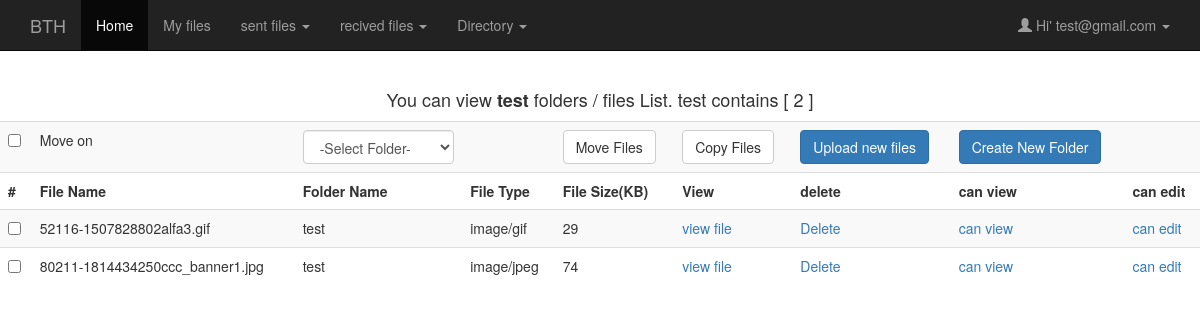
/file_list.php?dir_id=2 (signed in), run on the app's committed database.
### tables this page shows
CREATE TABLE IF NOT EXISTS `users` (
  `userId` int(11) NOT NULL AUTO_INCREMENT,
  `userName` varchar(30) NOT NULL,
  `userEmail` varchar(60) NOT NULL,
  `userPass` varchar(255) NOT NULL,
  `userFoldername` varchar(255) NOT NULL,
  PRIMARY KEY (`userId`),
  UNIQUE KEY `userEmail` (`userEmail`)
);

CREATE TABLE IF NOT EXISTS `tbl_directory` (
  `dir_id` int(11) NOT NULL AUTO_INCREMENT,
  `dir_userId` int(11) NOT NULL,
  `dir_name` varchar(255) NOT NULL,
  `dir_status` int(11) NOT NULL,
  `dir_created_date` timestamp NOT NULL DEFAULT CURRENT_TIMESTAMP ON UPDATE CURRENT_TIMESTAMP,
  `dir_type` varchar(255) NOT NULL,
  `dir_size` varchar(255) NOT NULL,
  PRIMARY KEY (`dir_id`)
);

CREATE TABLE IF NOT EXISTS `tbl_uploads` (
  `id` int(10) NOT NULL AUTO_INCREMENT,
  `file` varchar(100) NOT NULL,
  `type` varchar(10) NOT NULL,
  `size` int(11) NOT NULL,
  `userId` int(11) NOT NULL,
  `file_status` int(11) NOT NULL,
  `file_dir_id` varchar(255) NOT NULL,
  `f_current_time` timestamp NOT NULL DEFAULT CURRENT_TIMESTAMP ON UPDATE CURRENT_TIMESTAMP,
  PRIMARY KEY (`id`),
  KEY `userId` (`userId`)
);

### dbconnect.php (called while the page is built, shortened)
<?php
function get_table_row($table='',$field='',$cond=''){
  $sqlQuery="select * from $table $cond";
  $rsQuery=mysql_query($sqlQuery) or die($sqlQuery.' '.mysql_error());
  if(mysql_num_rows($rsQuery)>0){
   $rows=mysql_fetch_assoc($rsQuery);
   return $rows;
  }
  else{
     return null;
  }
}
function count_rows($table='',$field='',$cond=''){
  $sqlQuery="select * from $table $cond";
  $rsQuery=mysql_query($sqlQuery) or die($sqlQuery.' '.mysql_error());
  if(mysql_num_rows($rsQuery)>0){
   return mysql_num_rows($rsQuery);
  }
  else{
     return null;
  }
}

### file_list.php (the view, shortened to what this page needs)
<?php include_once('include/header.php');
$count_rows='0';
if(!empty($_GET['dir_id']) && $_GET['dir_id']>0){
$count_rows= count_rows($table='tbl_uploads',$field='',$cond="where userId=$userId and file_dir_id='".$_GET['dir_id']."'");
}
?>
<br>
<br>
<div class="table-responsive">
<?php if($count_rows>0){?>
<h4 align="center">You can view <strong><?php  $table_rows=get_table_row($table='tbl_directory',$field='',$cond="where dir_id='".$_GET['dir_id']."' and dir_userId='$userId'");
echo $table_rows['dir_name'];
?></strong> folders / files List. <?php echo $table_rows['dir_name'];?> contains
[ <?php echo $count_rows;?> ]</h4>
<?php
}
?>
 <form name="view" id="view" method="post" action="file_list.php" enctype="multipart/form-data" onsubmit="return validate(this)">
	<table class="table table-striped">
    <tr>
      <td><input type="checkbox" name="checkbox" id="checkbox" onclick="checkAll(this)" /></td>
      <td>Move on</td>
      <td><select name="dir_name" id="dir_name" class="form-control">
        <option value="">-Select Folder-</option>
      </select></td>
	   <td>&nbsp;</td>
      <td><button class="btn btn-default" type="submit" name="move">Move Files</button></td>
	  <td><button class="btn btn-default" type="button" name="copy" id="btn-copy" onclick="validate(this.document.view)">Copy Files</button></td>
      <td><a class="btn btn-primary" href="index.php" role="button">Upload new files</a></td>
      <td><a class="btn btn-primary" href="create_directory.php" role="button">Create New Folder</a></td>
      <td>&nbsp;</td>
    </tr>
    <tr>
	<td><strong>#</strong></td>
    <td><strong>File Name</strong></td>
	<td><strong>Folder Name</strong></td>
    <td><strong>File Type</strong></td>
    <td><strong>File Size(KB)</strong></td>
    <td><strong>View</strong></td>
	<td><strong>delete</strong></td>
	<td><strong>can view</strong></td>
	<td><strong>can edit</strong></td>
    </tr>
    <?php
	$userId=$_SESSION['user'];
	$sql="SELECT * FROM tbl_uploads where userId=$userId and file_dir_id='".$_GET['dir_id']."'";
	$result_set=mysql_query($sql) or die($sql.' '.mysql_error());;
	if(mysql_num_rows($result_set)>0){
	while($row=mysql_fetch_array($result_set))
	{
	   $dir_id=$row['file_dir_id'];
	   $sqlQuery="select * from tbl_directory where dir_status='1' and dir_userId='$userId' and dir_id='$dir_id' ORDER BY dir_name ASC";
	  $rsQuery=mysql_query($sqlQuery) or die($sqlQuery.' '.mysql_error());
	  if(mysql_num_rows($rsQuery)>0){
	     $results=mysql_fetch_assoc($rsQuery);
		 if(strtolower($results['dir_name'])==$directory_name)
		 $path="uploads/".$userRow['userFoldername'].'/';
		 else
		  $path="uploads/".$userRow['userFoldername'].'/'.strtolower($results['dir_name']).'/';
	  }
	  else{
	     $path="uploads/".$directory_name.'/';
	  }
		?>
        <tr>
		<td><input type="checkbox" name="chk[]" value="<?php echo $row['id'];?>" />	</td>
        <td><?php echo $row['file'] ?></td>
		<td><?php
		if($results['dir_name']==$userRow['userFoldername'])
		  echo 'root';
		else
		  echo $results['dir_name'];
		  ?>		</td>
        <td><?php echo $row['type'] ?></td>
        <td><?php echo $row['size'] ?></td>
        <td><a href="<?php echo $path.$row['file'] ?>"target="_blank">view file</a></td>
		<td><a href="delete.php?id=<?php echo $row['id'];?>" target="_self">Delete</a></td>
		<td><a href="canview.php" target="_blank">can view</a></td>
		<td><a href="canedit.php" target="_blank">can edit</a></td>
        </tr>
        <?php
	}
	}
	else{
	?>
	 <tr>
        <td colspan="9"><a href="uploads/<?php echo $row['file'] ?>"target="_blank"></a><a href="canview.php" target="_blank"></a><a href="canedit.php" target="_blank">There is no record .!!!!!!!!!!!!! </a></td>
      </tr>
	<?php
	}
	?>
    </table>
 </form>
</div>
</body>
</html>

### include/header.php (shortened to what this page needs)
<?php
	require_once 'dbconnect.php';
	$res=mysql_query("SELECT * FROM users WHERE userId=".$_SESSION['user']);
	$userRow=mysql_fetch_array($res);
	$userId=$userRow['userId'];
?>
<!DOCTYPE html>
<html>
<head>
<link rel="stylesheet" href="assets/css/bootstrap.min.css" type="text/css"  />
<link rel="stylesheet" href="style.css" type="text/css" />
</head>
<body>
	<nav class="navbar navbar-inverse navbar-fixed-top">
      <div class="container">
        <div class="navbar-header">
          <a class="navbar-brand" href="home.php">BTH</a>
        </div>
        <div id="navbar" class="navbar-collapse collapse">
          <ul class="nav navbar-nav">
            <li class="active"><a href="home.php">Home</a></li>
            <li><a href="view.php">My files</a></li>
			<li class="dropdown">
          <a href="#" class="dropdown-toggle" data-toggle="dropdown" role="button" aria-haspopup="true" aria-expanded="false">sent files <span class="caret"></span></a>
        </li>
		<li class="dropdown">
          <a href="#" class="dropdown-toggle" data-toggle="dropdown" role="button" aria-haspopup="true" aria-expanded="false">recived files <span class="caret"></span></a>
        </li>
		<li class="dropdown">
          <a href="#" class="dropdown-toggle" data-toggle="dropdown" role="button" aria-haspopup="true" aria-expanded="false">Directory <span class="caret"></span></a>
        </li>
          </ul>
          <ul class="nav navbar-nav navbar-right">
            <li class="dropdown">
              <a href="#" class="dropdown-toggle" data-toggle="dropdown" role="button" aria-haspopup="true" aria-expanded="false">
			  <span class="glyphicon glyphicon-user"></span>&nbsp;Hi' <?php echo $userRow['userEmail']; ?>&nbsp;<span class="caret"></span></a>
            </li>
          </ul>
        </div>
      </div>
    </nav>
	<br>
	<br>

### style.css (style rules this page uses)
* { margin:0; padding:0; }

### data on the page
users: userEmail "test@gmail.com"
tbl_directory: dir_name "test"
tbl_uploads: file "52116-1507828802alfa3.gif", tbl_directory.dir_name "test", type "image/gif", size "29"
tbl_uploads: file "80211-1814434250ccc_banner1.jpg", tbl_directory.dir_name "test", type "image/jpeg", size "74"

### other printed values
$count_rows "2"
